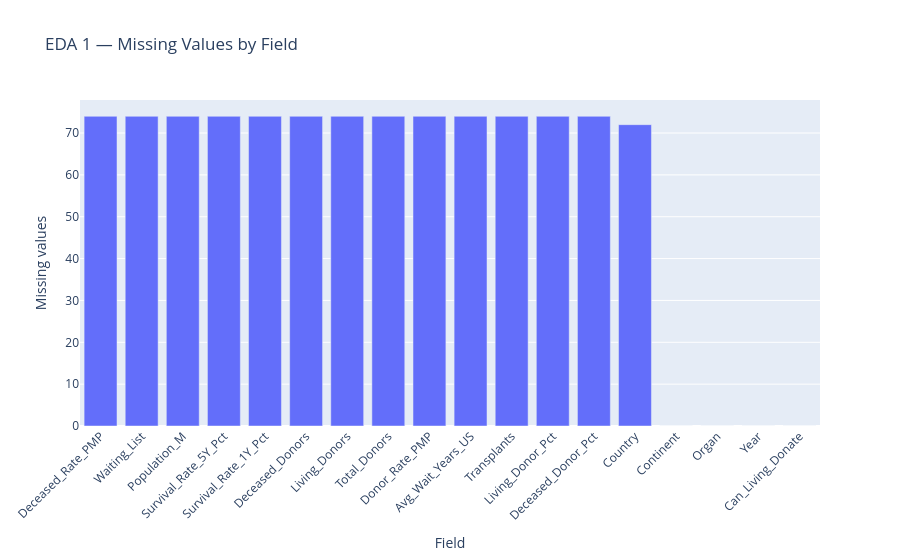
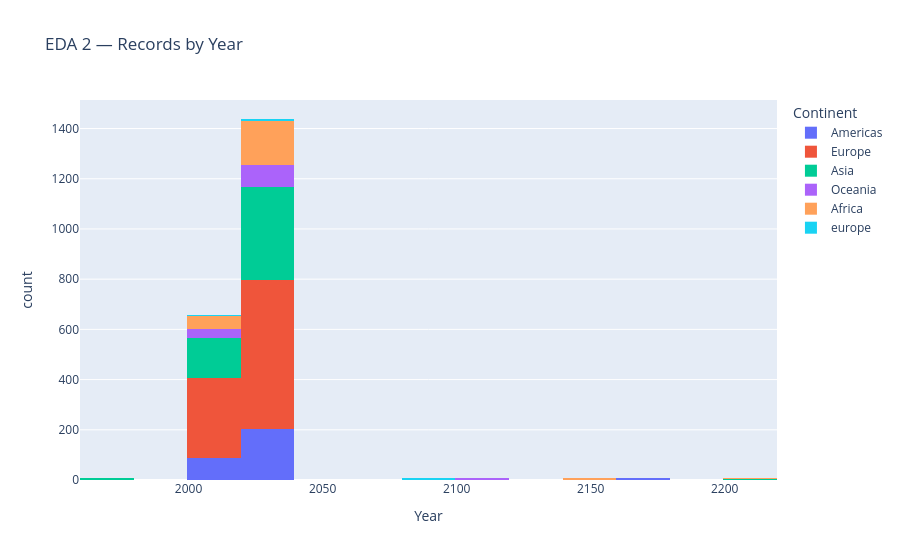
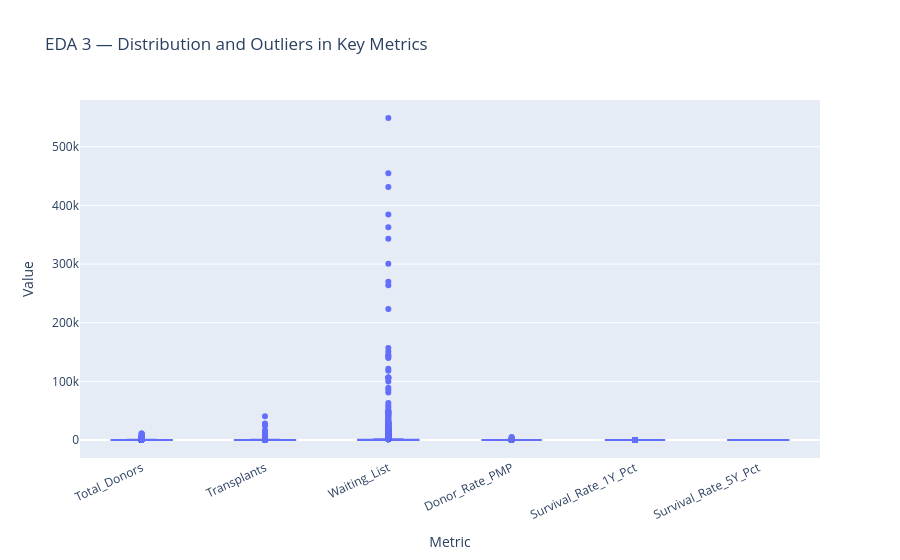

The code cell stored with these charts, in order, in its notebook:
### Code cell
# EDA chart 1: missingness
miss = df.isna().sum().sort_values(ascending=False)
fig = px.bar(x=miss.index, y=miss.values, labels={"x":"Field","y":"Missing values"},
             title="EDA 1 — Missing Values by Field")
fig.update_layout(xaxis_tickangle=-45); fig.show()
# EDA chart 2: year coverage
fig = px.histogram(df, x="Year", nbins=max(5, df["Year"].nunique()),
                   title="EDA 2 — Records by Year", color="Continent")
fig.show()
# EDA chart 3: distributions of key variables
key_cols = [c for c in ["Total_Donors","Transplants","Waiting_List","Donor_Rate_PMP",
                         "Survival_Rate_1Y_Pct","Survival_Rate_5Y_Pct"] if c in df]
long = df[key_cols].melt(var_name="Metric", value_name="Value").dropna()
fig = px.box(long, x="Metric", y="Value", points="outliers", title="EDA 3 — Distribution and Outliers in Key Metrics")
fig.update_layout(xaxis_tickangle=-25); fig.show()

### Figure 1 — Plotly figure (JSON) as saved in the notebook; plotly's stock layout.template omitted (floating-point values rounded to 4 significant figures)
{"data": [{"hovertemplate": "Field=%{x}<br>Missing values=%{y}<extra></extra>", "legendgroup": "", "marker": {"color": "#636efa", "pattern": {"shape": ""}}, "name": "", "orientation": "v", "showlegend": false, "textposition": "auto", "type": "bar", "x": ["Deceased_Rate_PMP", "Waiting_List", "Population_M", "Survival_Rate_5Y_Pct", "Survival_Rate_1Y_Pct", "Deceased_Donors", "Living_Donors", "Total_Donors", "Donor_Rate_PMP", "Avg_Wait_Years_US", "Transplants", "Living_Donor_Pct", "Deceased_Donor_Pct", "Country", "Continent", "Organ", "Year", "Can_Living_Donate"], "xaxis": "x", "y": [74, 74, 74, 74, 74, 74, 74, 74, 74, 74, 74, 74, 74, 72, 0, 0, 0, 0], "yaxis": "y"}], "layout": {"barmode": "relative", "legend": {"tracegroupgap": 0}, "title": {"text": "EDA 1 — Missing Values by Field"}, "xaxis": {"anchor": "y", "domain": [0, 1], "tickangle": -45, "title": {"text": "Field"}}, "yaxis": {"anchor": "x", "domain": [0, 1], "title": {"text": "Missing values"}}}}

### Figure 2 — Plotly figure (JSON) as saved in the notebook; plotly's stock layout.template omitted (floating-point values rounded to 4 significant figures; data arrays with more than 128 entries replaced by an {"elided": "..."} marker saying what was removed)
{"data": [{"bingroup": "x", "hovertemplate": "Continent=Americas<br>Year=%{x}<br>count=%{y}<extra></extra>", "legendgroup": "Americas", "marker": {"color": "#636efa", "pattern": {"shape": ""}}, "name": "Americas", "nbinsx": 18, "orientation": "v", "showlegend": true, "type": "histogram", "x": {"elided": "297 int values"}, "xaxis": "x", "yaxis": "y"}, {"bingroup": "x", "hovertemplate": "Continent=Europe<br>Year=%{x}<br>count=%{y}<extra></extra>", "legendgroup": "Europe", "marker": {"color": "#EF553B", "pattern": {"shape": ""}}, "name": "Europe", "nbinsx": 18, "orientation": "v", "showlegend": true, "type": "histogram", "x": {"elided": "916 int values"}, "xaxis": "x", "yaxis": "y"}, {"bingroup": "x", "hovertemplate": "Continent=Asia<br>Year=%{x}<br>count=%{y}<extra></extra>", "legendgroup": "Asia", "marker": {"color": "#00cc96", "pattern": {"shape": ""}}, "name": "Asia", "nbinsx": 18, "orientation": "v", "showlegend": true, "type": "histogram", "x": {"elided": "536 int values"}, "xaxis": "x", "yaxis": "y"}, {"bingroup": "x", "hovertemplate": "Continent=Oceania<br>Year=%{x}<br>count=%{y}<extra></extra>", "legendgroup": "Oceania", "marker": {"color": "#ab63fa", "pattern": {"shape": ""}}, "name": "Oceania", "nbinsx": 18, "orientation": "v", "showlegend": true, "type": "histogram", "x": {"elided": "130 int values"}, "xaxis": "x", "yaxis": "y"}, {"bingroup": "x", "hovertemplate": "Continent=Africa<br>Year=%{x}<br>count=%{y}<extra></extra>", "legendgroup": "Africa", "marker": {"color": "#FFA15A", "pattern": {"shape": ""}}, "name": "Africa", "nbinsx": 18, "orientation": "v", "showlegend": true, "type": "histogram", "x": {"elided": "233 int values"}, "xaxis": "x", "yaxis": "y"}, {"bingroup": "x", "hovertemplate": "Continent=europe<br>Year=%{x}<br>count=%{y}<extra></extra>", "legendgroup": "europe", "marker": {"color": "#19d3f3", "pattern": {"shape": ""}}, "name": "europe", "nbinsx": 18, "orientation": "v", "showlegend": true, "type": "histogram", "x": [2015, 2015, 2025, 2015, 2025, 2025, 2026, 2091, 2015, 2020, 2025, 2015, 2025, 2091, 2025, 2091, 2091, 2091, 2091, 2015], "xaxis": "x", "yaxis": "y"}], "layout": {"barmode": "relative", "legend": {"title": {"text": "Continent"}, "tracegroupgap": 0}, "title": {"text": "EDA 2 — Records by Year"}, "xaxis": {"anchor": "y", "domain": [0, 1], "title": {"text": "Year"}}, "yaxis": {"anchor": "x", "domain": [0, 1], "title": {"text": "count"}}}}

### Figure 3 — Plotly figure (JSON) as saved in the notebook; plotly's stock layout.template omitted (floating-point values rounded to 4 significant figures; data arrays with more than 128 entries replaced by an {"elided": "..."} marker saying what was removed)
{"data": [{"alignmentgroup": "True", "boxpoints": "outliers", "hovertemplate": "Metric=%{x}<br>Value=%{y}<extra></extra>", "legendgroup": "", "marker": {"color": "#636efa"}, "name": "", "notched": false, "offsetgroup": "", "orientation": "v", "showlegend": false, "type": "box", "x": {"elided": "12348 str values"}, "x0": " ", "xaxis": "x", "y": {"elided": "12348 float values"}, "y0": " ", "yaxis": "y"}], "layout": {"boxmode": "group", "legend": {"tracegroupgap": 0}, "title": {"text": "EDA 3 — Distribution and Outliers in Key Metrics"}, "xaxis": {"anchor": "y", "domain": [0, 1], "tickangle": -25, "title": {"text": "Metric"}}, "yaxis": {"anchor": "x", "domain": [0, 1], "title": {"text": "Value"}}}}
